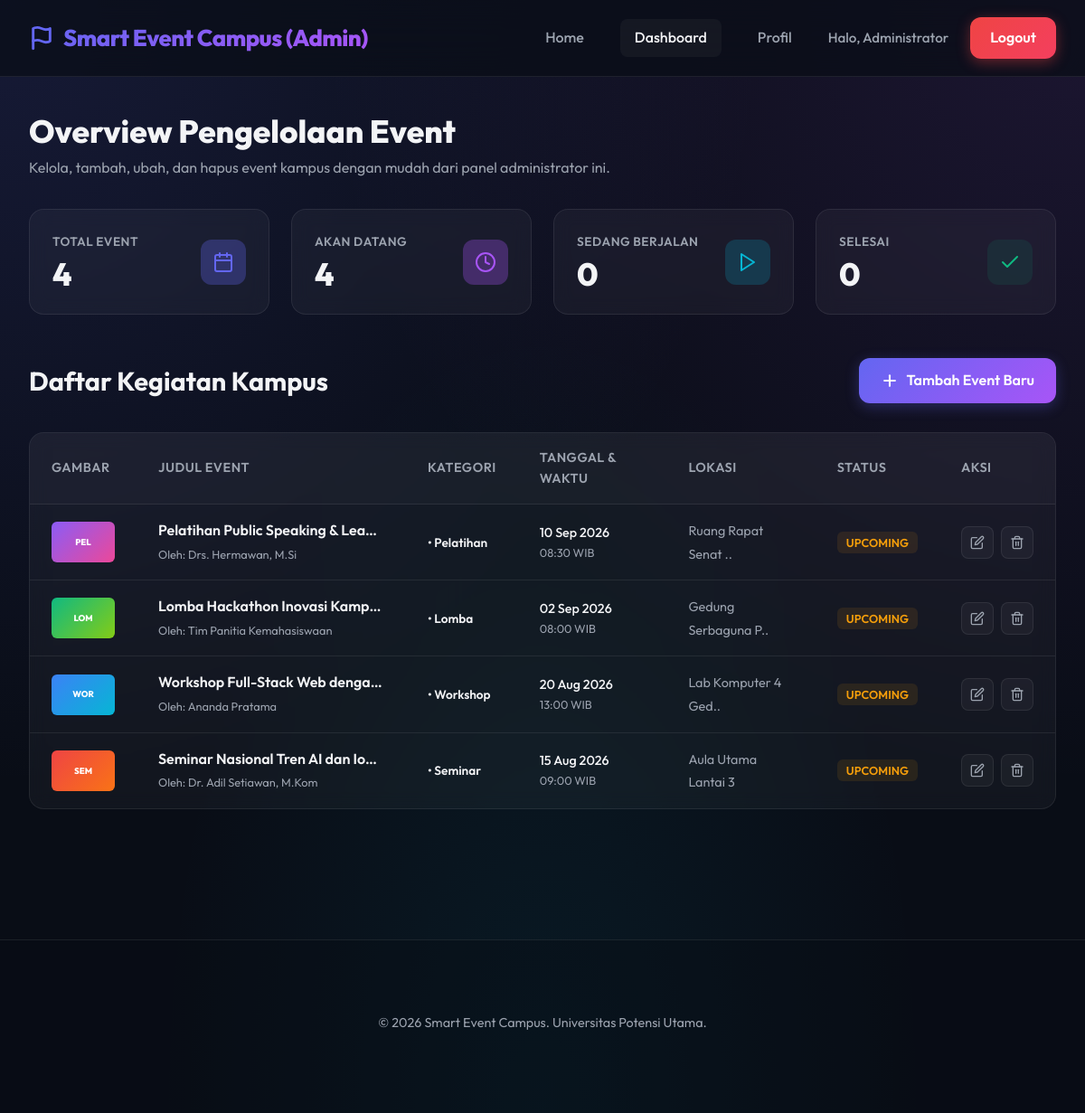
Page /admin_dashboard.php (signed in) on the committed database.
### tables this page shows
CREATE TABLE IF NOT EXISTS `events` (
  `id` INT AUTO_INCREMENT PRIMARY KEY,
  `title` VARCHAR(255) NOT NULL,
  `category` ENUM('seminar', 'workshop', 'lomba', 'pelatihan') NOT NULL,
  `description` TEXT NOT NULL,
  `event_date` DATE NOT NULL,
  `event_time` TIME NOT NULL,
  `location` VARCHAR(255) NOT NULL,
  `speaker` VARCHAR(100) NOT NULL,
  `image_path` VARCHAR(255) NULL,
  `status` ENUM('upcoming', 'ongoing', 'completed') DEFAULT 'upcoming',
  `created_at` TIMESTAMP DEFAULT CURRENT_TIMESTAMP
);

### config.php (called while the page is built, shortened)
<?php
function sanitize($str) {
    return htmlspecialchars($str, ENT_QUOTES, 'UTF-8');
}
?>

### admin_dashboard.php (the view, shortened to what this page needs)
<?php
require_once 'config.php';
try {
    $stmtTotal = $pdo->query("SELECT COUNT(*) AS total FROM events");
    $totalEvents = $stmtTotal->fetch()['total'];
    $stmtUpcoming = $pdo->query("SELECT COUNT(*) AS upcoming FROM events WHERE status = 'upcoming'");
    $upcomingEvents = $stmtUpcoming->fetch()['upcoming'];
    $stmtOngoing = $pdo->query("SELECT COUNT(*) AS ongoing FROM events WHERE status = 'ongoing'");
    $ongoingEvents = $stmtOngoing->fetch()['ongoing'];
    $stmtCompleted = $pdo->query("SELECT COUNT(*) AS completed FROM events WHERE status = 'completed'");
    $completedEvents = $stmtCompleted->fetch()['completed'];
    $stmtList = $pdo->query("SELECT * FROM events ORDER BY event_date DESC");
    $events = $stmtList->fetchAll();
} catch (PDOException $e) {
    die("Kesalahan database: " . $e->getMessage());
}
?>
<!DOCTYPE html>
<html lang="id">
<head>
    <link rel="stylesheet" href="style.css">
</head>
<body>
    <nav class="navbar">
        <a href="index.php" class="nav-brand">
            <svg width="28" height="28" viewBox="0 0 24 24" fill="none" stroke="currentColor" stroke-width="2.5" stroke-linecap="round" stroke-linejoin="round" style="color: var(--primary);">
                <path d="M4 15s1-1 4-1 5 2 8 2 4-1 4-1V3s-1 1-4 1-5-2-8-2-4 1-4 1z"></path>
                <line x1="4" y1="22" x2="4" y2="15"></line>
            </svg>
            <span>Smart Event Campus (Admin)</span>
        </a>
        <div class="nav-links" id="nav-links-menu">
            <a href="index.php" class="nav-link">Home</a>
            <a href="admin_dashboard.php" class="nav-link active">Dashboard</a>
            <a href="admin_profile.php" class="nav-link">Profil</a>
            <span style="color: var(--text-secondary); font-size: 0.95rem; font-weight: 500;">
                Halo, <?php echo sanitize($_SESSION['admin_name']); ?>
            </span>
            <a href="logout.php" class="nav-btn" style="background: linear-gradient(135deg, #ef4444, #f43f5e); box-shadow: 0 4px 15px rgba(239, 68, 68, 0.4);">Logout</a>
        </div>
    </nav>
    <main class="container">
        <header style="margin-bottom: 2rem;">
            <h1 style="font-size: 2.2rem; font-weight: 800;">Overview Pengelolaan Event</h1>
            <p style="color: var(--text-secondary);">Kelola, tambah, ubah, dan hapus event kampus dengan mudah dari panel administrator ini.</p>
        </header>
        <section class="stats-grid">
            <div class="stat-card">
                <div>
                    <div class="stat-title">Total Event</div>
                    <div class="stat-val"><?php echo $totalEvents; ?></div>
                </div>
                <div class="stat-icon primary">
                </div>
            </div>
            <div class="stat-card">
                <div>
                    <div class="stat-title">Akan Datang</div>
                    <div class="stat-val"><?php echo $upcomingEvents; ?></div>
                </div>
                <div class="stat-icon secondary">
                    <svg width="24" height="24" viewBox="0 0 24 24" fill="none" stroke="currentColor" stroke-width="2" stroke-linecap="round" stroke-linejoin="round">
                        <circle cx="12" cy="12" r="10"></circle>
                        <polyline points="12 6 12 12 16 14"></polyline>
                    </svg>
                </div>
            </div>
            <div class="stat-card">
                <div>
                    <div class="stat-title">Sedang Berjalan</div>
                    <div class="stat-val"><?php echo $ongoingEvents; ?></div>
                </div>
                <div class="stat-icon accent">
                    <svg width="24" height="24" viewBox="0 0 24 24" fill="none" stroke="currentColor" stroke-width="2" stroke-linecap="round" stroke-linejoin="round">
                        <polygon points="5 3 19 12 5 21 5 3"></polygon>
                    </svg>
                </div>
            </div>
            <div class="stat-card">
                <div>
                    <div class="stat-title">Selesai</div>
                    <div class="stat-val"><?php echo $completedEvents; ?></div>
                </div>
                <div class="stat-icon success">
                    <svg width="24" height="24" viewBox="0 0 24 24" fill="none" stroke="currentColor" stroke-width="2" stroke-linecap="round" stroke-linejoin="round">
                        <polyline points="20 6 9 17 4 12"></polyline>
                    </svg>
                </div>
            </div>
        </section>
        <div class="dash-header">
            <h2>Daftar Kegiatan Kampus</h2>
            <a href="event_add.php" class="btn-add">
                <svg width="20" height="20" viewBox="0 0 24 24" fill="none" stroke="currentColor" stroke-width="2.5" stroke-linecap="round" stroke-linejoin="round">
                    <line x1="12" y1="5" x2="12" y2="19"></line>
                    <line x1="5" y1="12" x2="19" y2="12"></line>
                </svg>
                Tambah Event Baru
            </a>
        </div>
        <div class="table-responsive">
            <table class="data-table">
                <thead>
                    <tr>
                        <th>Gambar</th>
                        <th>Judul Event</th>
                        <th>Kategori</th>
                        <th>Tanggal & Waktu</th>
                        <th>Lokasi</th>
                        <th>Status</th>
                        <th>Aksi</th>
                    </tr>
                </thead>
                <tbody>
                    <?php if (count($events) > 0): ?>
                        <?php foreach ($events as $event):
                            $dateObj = new DateTime($event['event_date']);
                            $formattedDate = $dateObj->format('d M Y');
                            $formattedTime = substr($event['event_time'], 0, 5);
                            $catClass = 'category-' . $event['category'];
                        ?>
                            <tr>
                                <td>
                                    <?php if (!empty($event['image_path']) && file_exists(__DIR__ . '/' . $event['image_path'])): ?>
                                        <img src="<?php echo sanitize($event['image_path']); ?>" alt="Banner" style="width: 70px; height: 45px; object-fit: cover; border-radius: 6px; border: 1px solid var(--border-glass);">
                                    <?php else: ?>
                                        <div class="<?php echo $catClass; ?>" style="width: 70px; height: 45px; border-radius: 6px; display:flex; align-items:center; justify-content:center; font-size:0.6rem; font-weight:800; color:white; text-transform:uppercase;">
                                            <?php echo sanitize(substr($event['category'], 0, 3)); ?>
                                        </div>
                                    <?php endif; ?>
                                </td>
                                <td>
                                    <div class="table-event-title" title="<?php echo sanitize($event['title']); ?>">
                                        <?php echo sanitize($event['title']); ?>
                                    </div>
                                    <span style="font-size: 0.8rem; color: var(--text-secondary);">
                                        Oleh: <?php echo sanitize($event['speaker']); ?>
                                    </span>
                                </td>
                                <td>
                                    <span class="table-event-cat" style="color: var(--text-primary); font-weight:600;">
                                        &bull; <?php echo sanitize($event['category']); ?>
                                    </span>
                                </td>
                                <td>
                                    <div style="font-size: 0.9rem; font-weight: 500;"><?php echo $formattedDate; ?></div>
                                    <div style="font-size: 0.8rem; color: var(--text-secondary);"><?php echo $formattedTime; ?> WIB</div>
                                </td>
                                <td>
                                    <span style="font-size: 0.9rem; color: var(--text-secondary);" title="<?php echo sanitize($event['location']); ?>">
                                        <?php echo sanitize(strlen($event['location']) > 20 ? substr($event['location'], 0, 18) . '..' : $event['location']); ?>
                                    </span>
                                </td>
                                <td>
                                    <span class="badge-status status-<?php echo sanitize($event['status']); ?>">
                                        <?php echo sanitize($event['status']); ?>
                                    </span>
                                </td>
                                <td>
                                    <div class="action-btns">
                                        <a href="event_edit.php?id=<?php echo $event['id']; ?>" class="btn-icon edit" title="Edit Event">
                                            <svg width="16" height="16" viewBox="0 0 24 24" fill="none" stroke="currentColor" stroke-width="2" stroke-linecap="round" stroke-linejoin="round">
                                                <path d="M11 4H4a2 2 0 0 0-2 2v14a2 2 0 0 0 2 2h14a2 2 0 0 0 2-2v-7"></path>
                                                <path d="M18.5 2.5a2.121 2.121 0 1 1 3 3L12 15l-4 1 1-4 9.5-9.5z"></path>
                                            </svg>
                                        </a>
                                        <a href="event_delete.php?id=<?php echo $event['id']; ?>" class="btn-icon delete" title="Hapus Event" onclick="return confirm('Apakah Anda yakin ingin menghapus event \'<?php echo addslashes(sanitize($event['title'])); ?>\'? Tindakan ini tidak dapat dibatalkan.');">
                                        </a>
                                    </div>
                                </td>
                            </tr>
                        <?php endforeach; ?>
                    <?php endif; ?>
                </tbody>
            </table>
        </div>
    </main>
    <footer class="footer">
        <div class="container">
            <p>&copy; <?php echo date('Y'); ?> Smart Event Campus. Universitas Potensi Utama.</p>
        </div>
    </footer>
</body>
</html>

### rows in the picture
events: category "PEL", title "Pelatihan Public Speaking & Lea…", speaker "Drs. Hermawan, M.Si", category "Pelatihan", event_date "10 Sep 2026", event_time "08:30", location "Ruang Rapat Senat ..", status "UPCOMING"
events: category "LOM", title "Lomba Hackathon Inovasi Kamp…", speaker "Tim Panitia Kemahasiswaan", category "Lomba", event_date "02 Sep 2026", event_time "08:00", location "Gedung Serbaguna P..", status "UPCOMING"
events: category "WOR", title "Workshop Full-Stack Web denga…", speaker "Ananda Pratama", category "Workshop", event_date "20 Aug 2026", event_time "13:00", location "Lab Komputer 4 Ged..", status "UPCOMING"
events: category "SEM", title "Seminar Nasional Tren AI dan Io…", speaker "Dr. Adil Setiawan, M.Kom", category "Seminar", event_date "15 Aug 2026", event_time "09:00", location "Aula Utama Lantai 3", status "UPCOMING"

### other values in the picture
$_SESSION['admin_name'] "Administrator"
$totalEvents "4"
$upcomingEvents "4"
$ongoingEvents "0"
$completedEvents "0"
